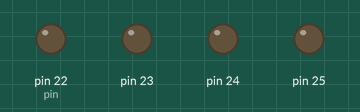
Recording of a sketch running on a simulated Arduino Mega 2560, built with avr-gcc and run on an emulated ATmega2560. Parts: output pins drawn as LEDs (lit = HIGH).

Above: at 0.5 s.
At 3.5 s:
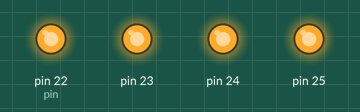
Timing chart, 0 to 4.6 s (numbered marks = the images above):
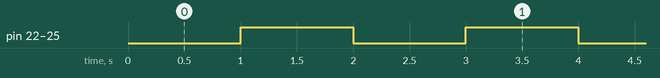

Measured:
- by itself, pin 22 (pin), pin 23–25: alternates HIGH for 1.0 s and LOW for 1.0 s

The sketch:

growlight.ino
```cpp
int pin = 22;

void setup() {

  for(int i=0; i < 4; i++){
    digitalWrite(pin + i, HIGH);
    }

  for(int i=0; i < 4; i++){
    pinMode(pin + i, OUTPUT);
    }

}

void loop() {

   for(int i=0; i < 4; i++){
    digitalWrite(pin + i, LOW);
    }

   delay(1000);
   for(int i=0; i < 4; i++){
    digitalWrite(pin + i, HIGH);
    }
   delay(1000);

}
```
